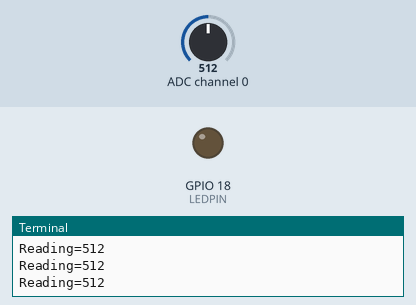
A program run on a simulated Raspberry Pi (BCM pin numbers). Parts: output pins drawn as LEDs (lit = HIGH), the last lines printed to the terminal. Inputs (shaded band) come from the test bench; at power-on: ADC channel 0 = 512 (analog values on the 0–1023 scale).

Above: at 1.2 s.
1.3 s: ADC channel 0 set to 501
At 2.7 s:
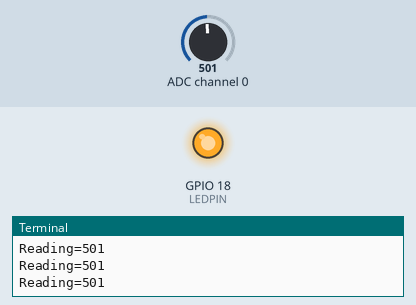
3.0 s: ADC channel 0 set to 522
At 3.9 s:
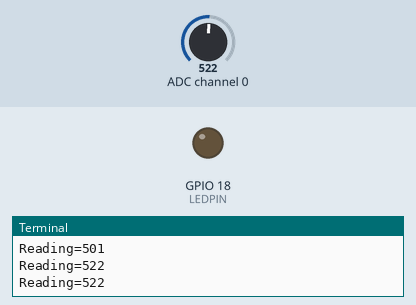
4.5 s: ADC channel 0 set to 511
At 5.1 s:
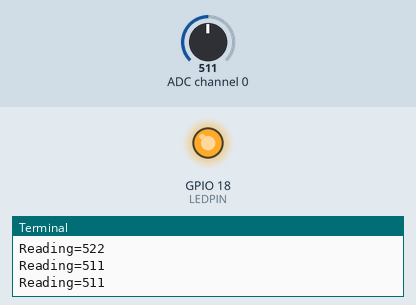
Timing chart, 0 to 7.5 s (numbered marks = the images above; inputs shaded):
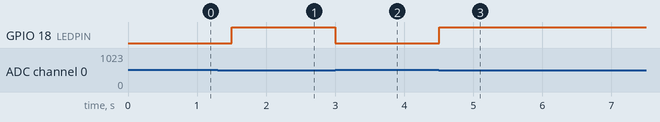

Measured:
- the behaviour switches between 512 and 511 on ADC channel 0 (found by bisection; images 0 and 1)
- after the input at 1.3 s, GPIO 18 (LEDPIN): LOW → HIGH after 0.20 s
- after the input at 3.0 s, GPIO 18 (LEDPIN): HIGH → LOW at once
- after the input at 4.5 s, GPIO 18 (LEDPIN): LOW → HIGH at once

The program:

LDR_task.py
```python
import RPi.GPIO as GPIO
import time
import spidev
import time

LEDPIN = 18

spi = spidev.SpiDev()
spi.open(0, 0)
spi.max_speed_hz = 100000

GPIO.setmode(GPIO.BCM)
GPIO.setup(LEDPIN, GPIO.OUT)

def analog_read(channel):
    ret = spi.xfer2([1, (channel + 8) << 4, 0])
    adc_out = ((ret[1] & 3) << 8) + ret[2]
    return adc_out

try:
    while True:
        reading = analog_read(0)
        if reading < 512:
            GPIO.output(LEDPIN, GPIO.HIGH)
        else:
            GPIO.output(LEDPIN, GPIO.LOW)
        print("Reading=%d" % reading)
        time.sleep(0.5)
finally:
    spi.close()
```
